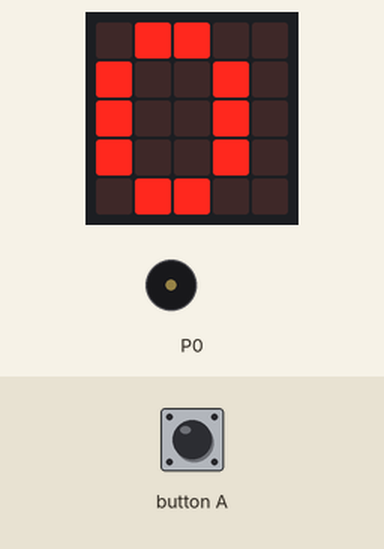
This program was run on a simulated BBC micro:bit (MakeCode). On the bench: the board's 5×5 LED display, buzzer (waves = sounding). The test bench sets the inputs (shaded band).

Above: at 1.9 s.
2.0 s: button A pressed for 0.15 s
At 3.3 s:
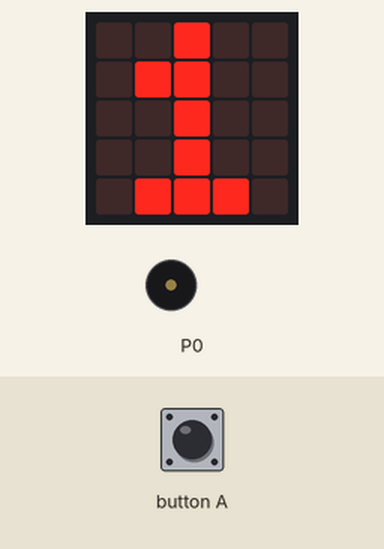
3.6 s: button A pressed for 0.15 s
At 4.7 s:
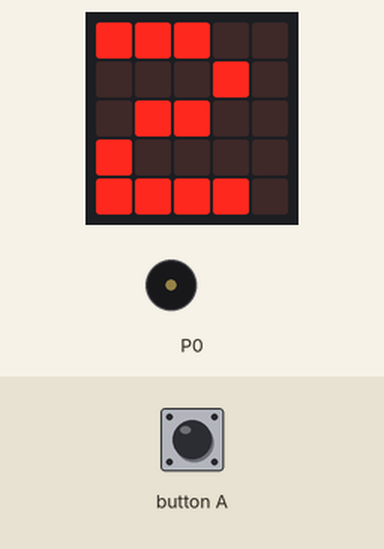
5.2 s: button A pressed for 0.15 s
At 5.9 s:
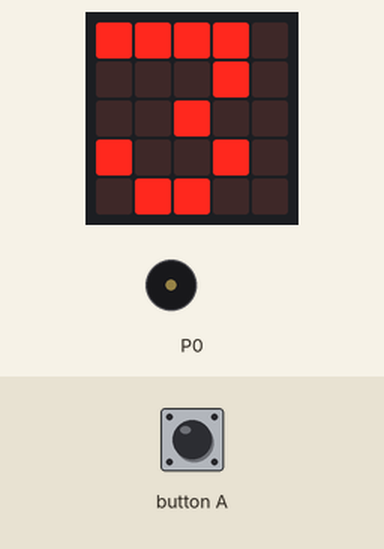
Timing chart, 0 to 11.8 s (numbered marks = the images above; inputs shaded):
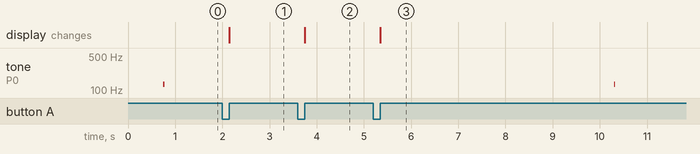

Measured:
- after the input at 2.0 s, the display: changes after 0.15 s (image 1)
- after the input at 3.6 s, the display: changes after 0.15 s (image 2)
- after the input at 5.2 s, the display: changes after 0.15 s (image 3)

The program:

main.ts
```typescript
input.onButtonPressed(Button.A, function () {
    tallet += 1
    if (tallet % startigjen == 0) {
        tallet = 0
        basic.showLeds(`
            # # # # #
            . . . . #
            . # . . #
            # # # # #
            . # . . .
            `)
    } else {
        basic.clearScreen()
    }
    basic.showNumber(tallet)
})
/**
 * Unngå å telle forbi 9
 *
 * pga. "scrolling", og test med modulus..
 *
 * Lurt å teste på enkle ting for å brukes senere.
 *
 * Lyden er med for irritasjon og se det er liv i Mbit. Endrer nok intervall etter hvert.
 */
let startigjen = 0
let tallet = 0
tallet = 0
startigjen = 10
basic.showNumber(tallet)
basic.forever(function () {
    music.ringTone(131)
    basic.pause(25)
    music.rest(music.beat(BeatFraction.Whole))
    basic.pause(9000)
})
```

test.ts
```typescript
// testene settes inn her; disse vil ikke kompilert så lenge denne pakken blir brukt som en utvidelse.
```
